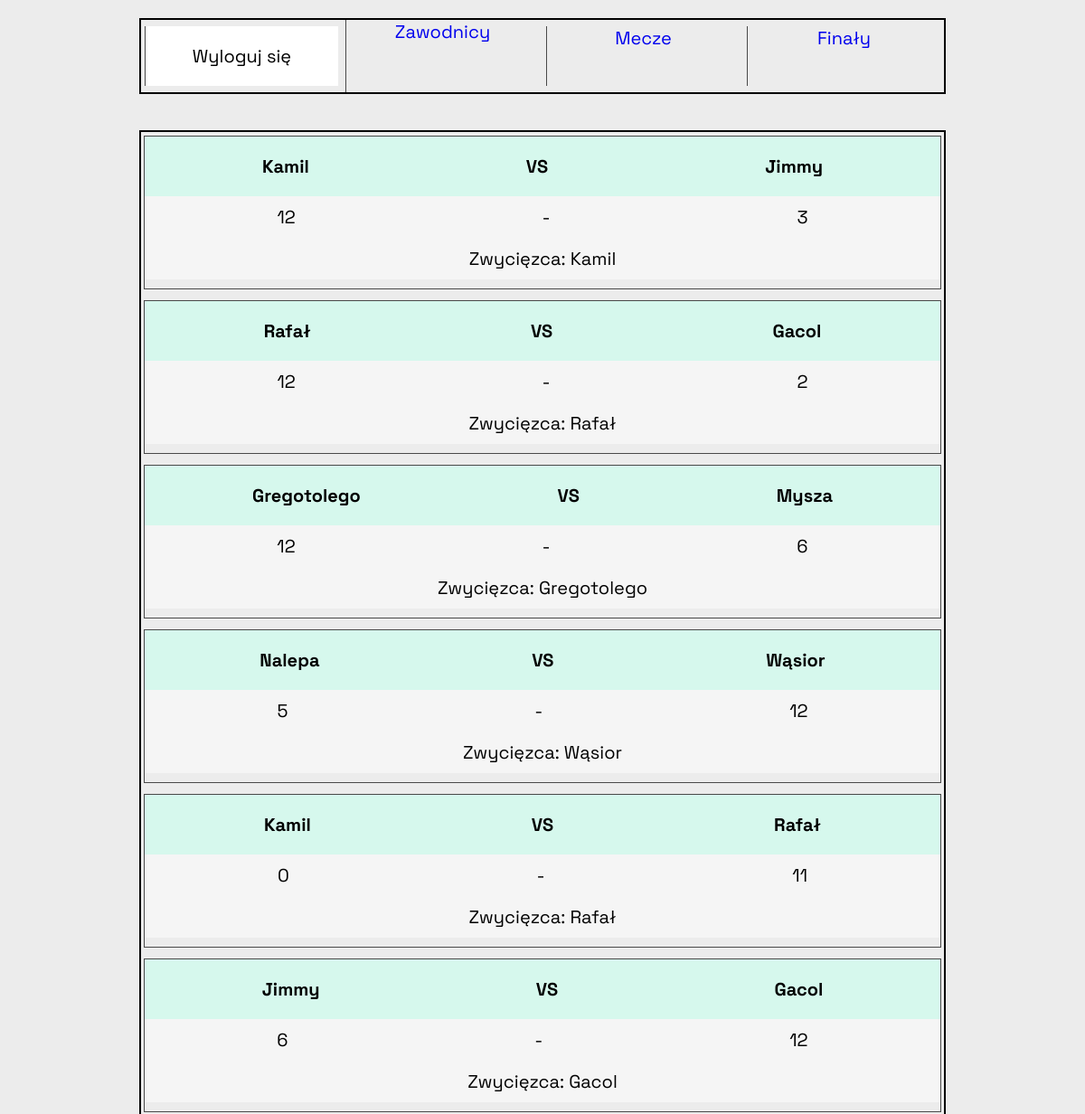
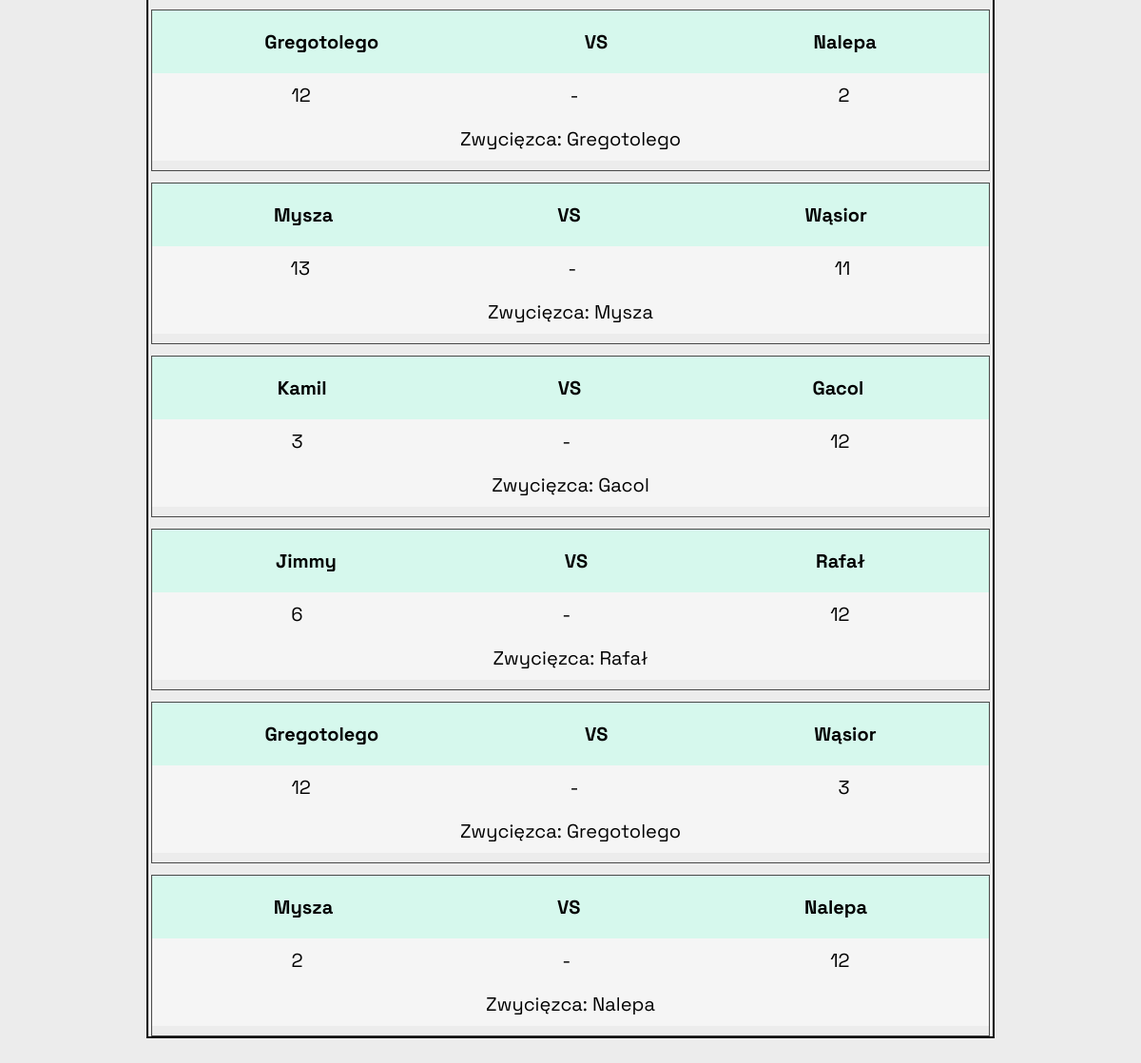
The page /matches/ (signed in) on the database its author committed (2 pictures, top to bottom).
### table/models.py (models this page shows, shortened)
class Match(models.Model):
    player1 = models.ForeignKey(Player, related_name='matches_as_player1',
                                on_delete=models.CASCADE)
    player2 = models.ForeignKey(Player, related_name='matches_as_player2',
                                on_delete=models.CASCADE)
    score1 = models.SmallIntegerField(default=0)
    score2 = models.SmallIntegerField(default=0)
    winner = models.ForeignKey(Player, default=None,
                               related_name='winner_of_a_match',
                               on_delete=models.CASCADE, null=True, blank=True)

class Player(models.Model):
    name = models.CharField(max_length=50)
    points = models.SmallIntegerField(default=0)
    games = models.SmallIntegerField(default=0)
    qualified = models.BooleanField(default=False)
    point_balance = models.IntegerField(default=0)
    def __str__(self) -> str:
        return self.name

### table/views.py (the view)
# urls.py: path('matches/', views.matches, name ='matches'),
def matches(request):
    matches = Match.objects.all()
    return render(request, 'table/matches.html', context={'matches': matches})

### table/templates/table/matches.html (shortened to what this page needs)
{% extends "table/base.html" %}
{% block content %}
<div class="navbar matches">
  {% for match in matches %}
    <a href="{% url "table:match_score" match.id %}" class='match'>
        <div class='match-content'>
            <div class="players">
                <div class="item item-1"><b>{{ match.player1 }}</b></div>
                <div class="item item-2"><b>VS</b></div>
                <div class="item item-3"><b>{{ match.player2 }}</b></div>
            </div>
            <div class='score'>
                <span>{{ match.score1 }}</span>
                <span> - </span>
                <span>{{ match.score2 }}</span>
            </div>
            <div class='winner'>
                {% if match.winner %}
                <span>Zwycięzca: {{ match.winner }}</span>
                {% else %}
                <span>Zwycięzca: </span>
                {% endif %}
            </div>
        </div>
    </a>
  {% endfor %}
</div>
{% endblock content %}

### table/static/table/css/styles.css (style rules this page uses)
body { display: flex; flex-direction: column; align-items: center; justify-content: center; font-family: 'Space Grotesk', 'Space Mono', Arial, Helvetica, sans-serif; font-size: 20px; margin-top: 20px; background-color: rgb(236, 236, 236); }
a { text-decoration: none; font-size: 20px; text-align: justify; height: 66px; min-width: 188px; }
.navbar { display: flex; align-items: center; justify-content: center; gap: 8px; width: 100%; max-width: 880px; min-height: 80px; border: 2px solid black; padding-left: 4px; padding-right: 4px; margin-bottom: 40px; }
.matches { display: flex; flex-direction: column; flex-grow: 1; }
.match { width: 100%; display: flex; align-items: center; justify-content: center; }
.navbar.matches a.match { display: block; width: 100%; min-height: 160px; padding-bottom: 8px; margin-top: 4px; border: 1px solid rgb(73, 73, 73); color: black; }
.navbar.matches .score, .navbar.matches .winner { display: flex; justify-content:space-around; padding: 10px; background-color: rgb(245, 245, 245); }
.navbar.matches .score span { margin: 0 0px; }
.players { background-color: rgb(214, 248, 237); display: flex; justify-content:space-around; padding-top: 20px; padding-bottom: 20px; padding-left: 10px; padding-right: 10px; }

### rows shown on the page
Match: player1 "Kamil", player2 "Jimmy", score1 "12", score2 "3", winner "Kamil"
Match: player1 "Rafał", player2 "Gacol", score1 "12", score2 "2", winner "Rafał"
Match: player1 "Gregotolego", player2 "Mysza", score1 "12", score2 "6", winner "Gregotolego"
Match: player1 "Nalepa", player2 "Wąsior", score1 "5", score2 "12", winner "Wąsior"
Match: player1 "Kamil", player2 "Rafał", score1 "0", score2 "11", winner "Rafał"
Match: player1 "Jimmy", player2 "Gacol", score1 "6", score2 "12", winner "Gacol"
Match: player1 "Gregotolego", player2 "Nalepa", score1 "12", score2 "2", winner "Gregotolego"
Match: player1 "Mysza", player2 "Wąsior", score1 "13", score2 "11", winner "Mysza"
Match: player1 "Kamil", player2 "Gacol", score1 "3", score2 "12", winner "Gacol"
Match: player1 "Jimmy", player2 "Rafał", score1 "6", score2 "12", winner "Rafał"
Match: player1 "Gregotolego", player2 "Wąsior", score1 "12", score2 "3", winner "Gregotolego"
Match: player1 "Mysza", player2 "Nalepa", score1 "2", score2 "12", winner "Nalepa"
